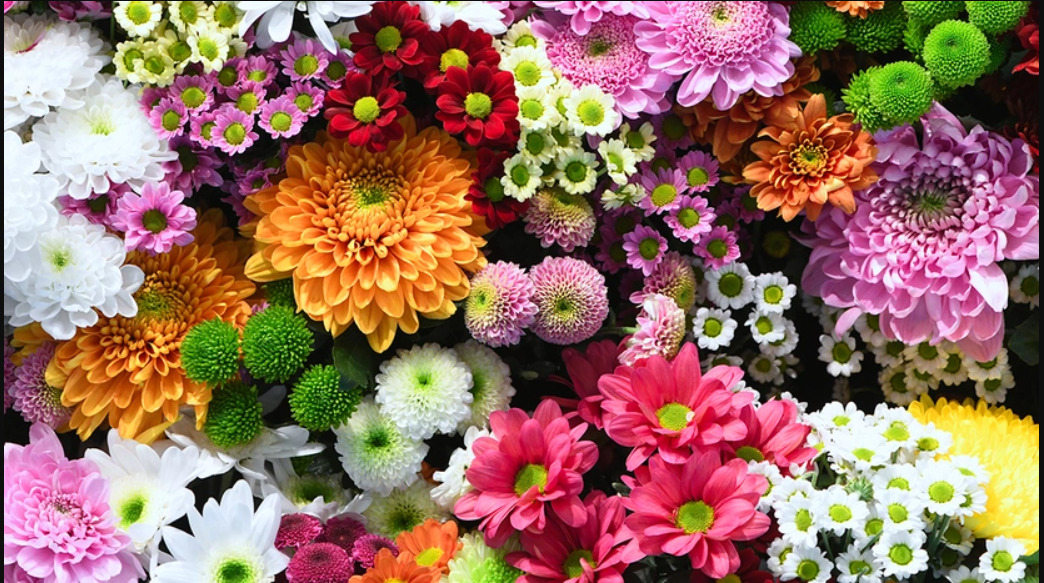
#> input picture ex5/image.jpg, 1044 x 583 px
$ python ex5.py
#> lines starting #> are read from the running program, lines starting #| are printed output that depends on the picture
import cv2
import numpy as np
import matplotlib.pyplot as plt

def scale_image(image, scale_x, scale_y):
    """Resize image with given scale factors."""
    return cv2.resize(image, None, fx=scale_x, fy=scale_y, interpolation=cv2.INTER_LINEAR)

def rotate_image(image, angle):
    """Rotate image by given angle."""
    (h, w) = image.shape[:2]
    center = (w // 2, h // 2)
    matrix = cv2.getRotationMatrix2D(center, angle, 1.0)
    return cv2.warpAffine(image, matrix, (w, h))

def translate_image(image, tx, ty):
    """Translate image by given tx, ty pixels."""
    matrix = np.float32([[1, 0, tx], [0, 1, ty]])
    return cv2.warpAffine(image, matrix, (image.shape[1], image.shape[0]))

def shear_image(image, shear_x, shear_y):
    """Apply shear transformation."""
    (h, w) = image.shape[:2]
    matrix = np.float32([[1, shear_x, 0], [shear_y, 1, 0]])
    return cv2.warpAffine(image, matrix, (w, h))

# Load image
image = cv2.imread("image.jpg", cv2.IMREAD_GRAYSCALE)
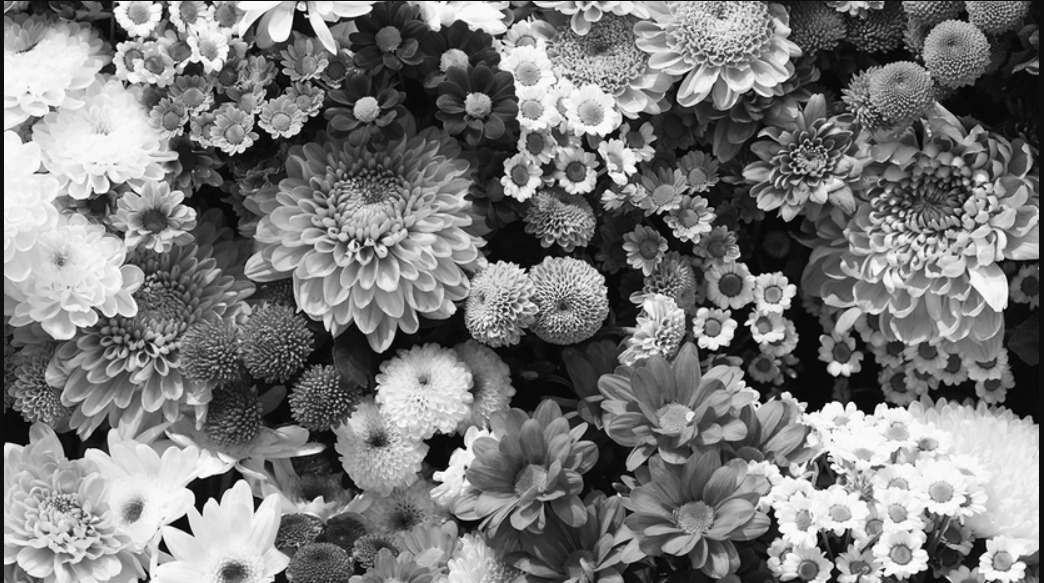
#> image: shape (583, 1044); min 0, max 255, mean 122.6

if image is None:
    print("Error: Image not loaded. Check file path.")
    exit()

# Apply transformations
scaled = scale_image(image, 1.5, 1.5)  # 1.5x scaling
rotated = rotate_image(image, 30)  # Rotate by 30 degrees
#> in rotate_image, `return cv2.warpAffine(image, matrix, (w, h))`:
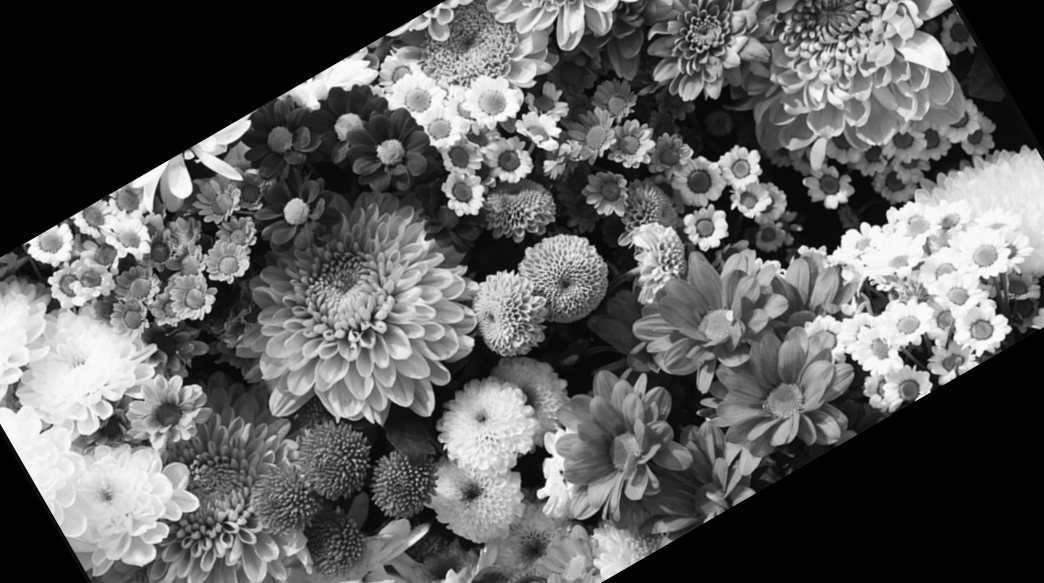
#> returned value: shape (583, 1044); min 0, max 255, mean 95.5
translated = translate_image(image, 50, 30)  # Shift right 50px, down 30px
#> in translate_image, `return cv2.warpAffine(image, matrix, (image.shape[1], image.shape[0]))`:
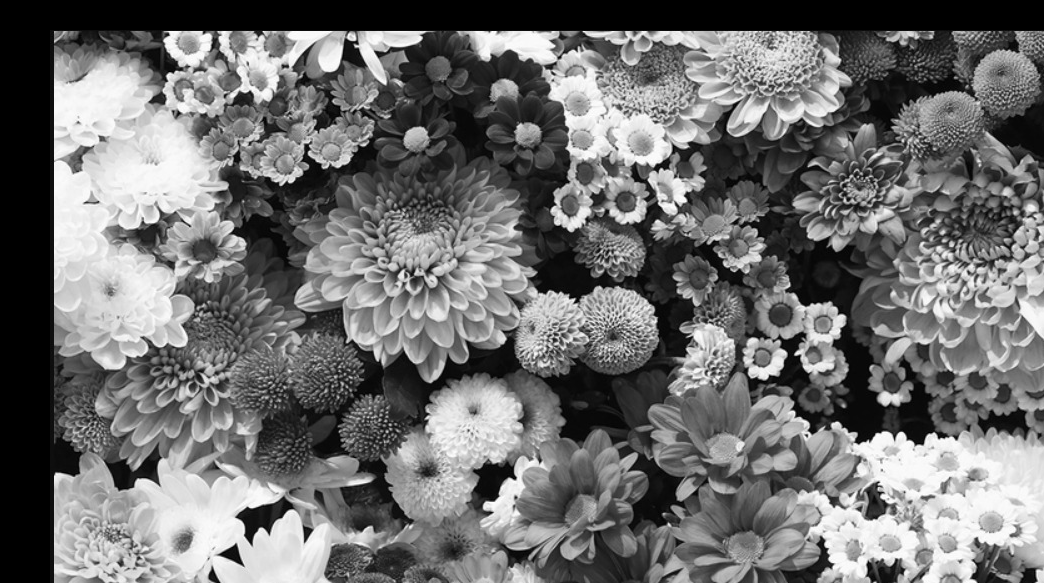
#> returned value: shape (583, 1044); min 0, max 255, mean 111.3
sheared = shear_image(image, 0.2, 0.1)  # Shear transformation
#> in shear_image, `return cv2.warpAffine(image, matrix, (w, h))`:
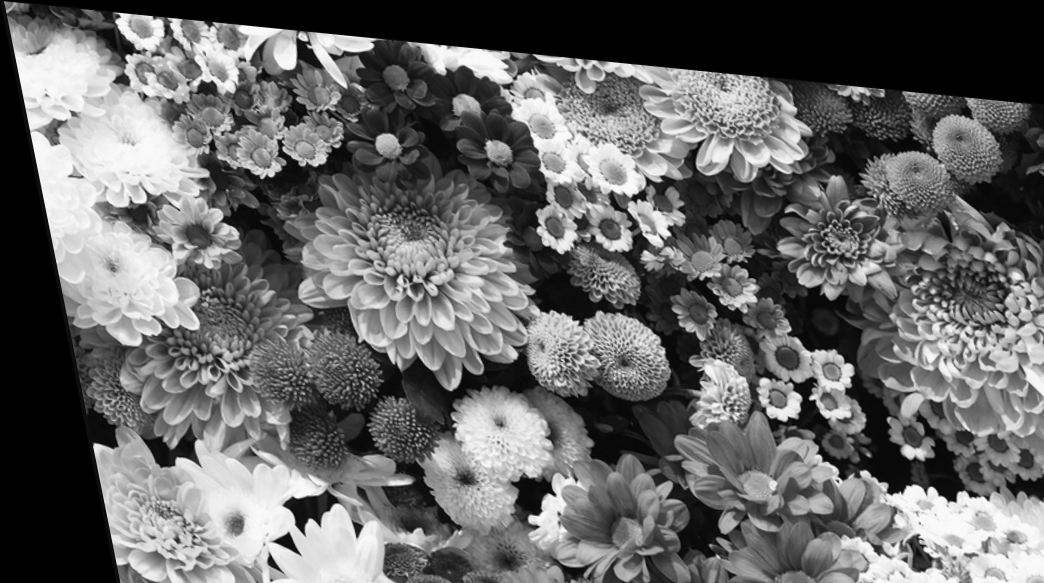
#> returned value: shape (583, 1044); min 0, max 254, mean 103.8

# Display results
titles = ["Original", "Scaled", "Rotated", "Translated", "Sheared"]
images = [image, scaled, rotated, translated, sheared]

plt.figure(figsize=(12, 6))
for i in range(5):
    plt.subplot(1, 5, i+1)
    plt.imshow(images[i], cmap="gray")
    plt.title(titles[i])
    plt.axis("off")

plt.show()
